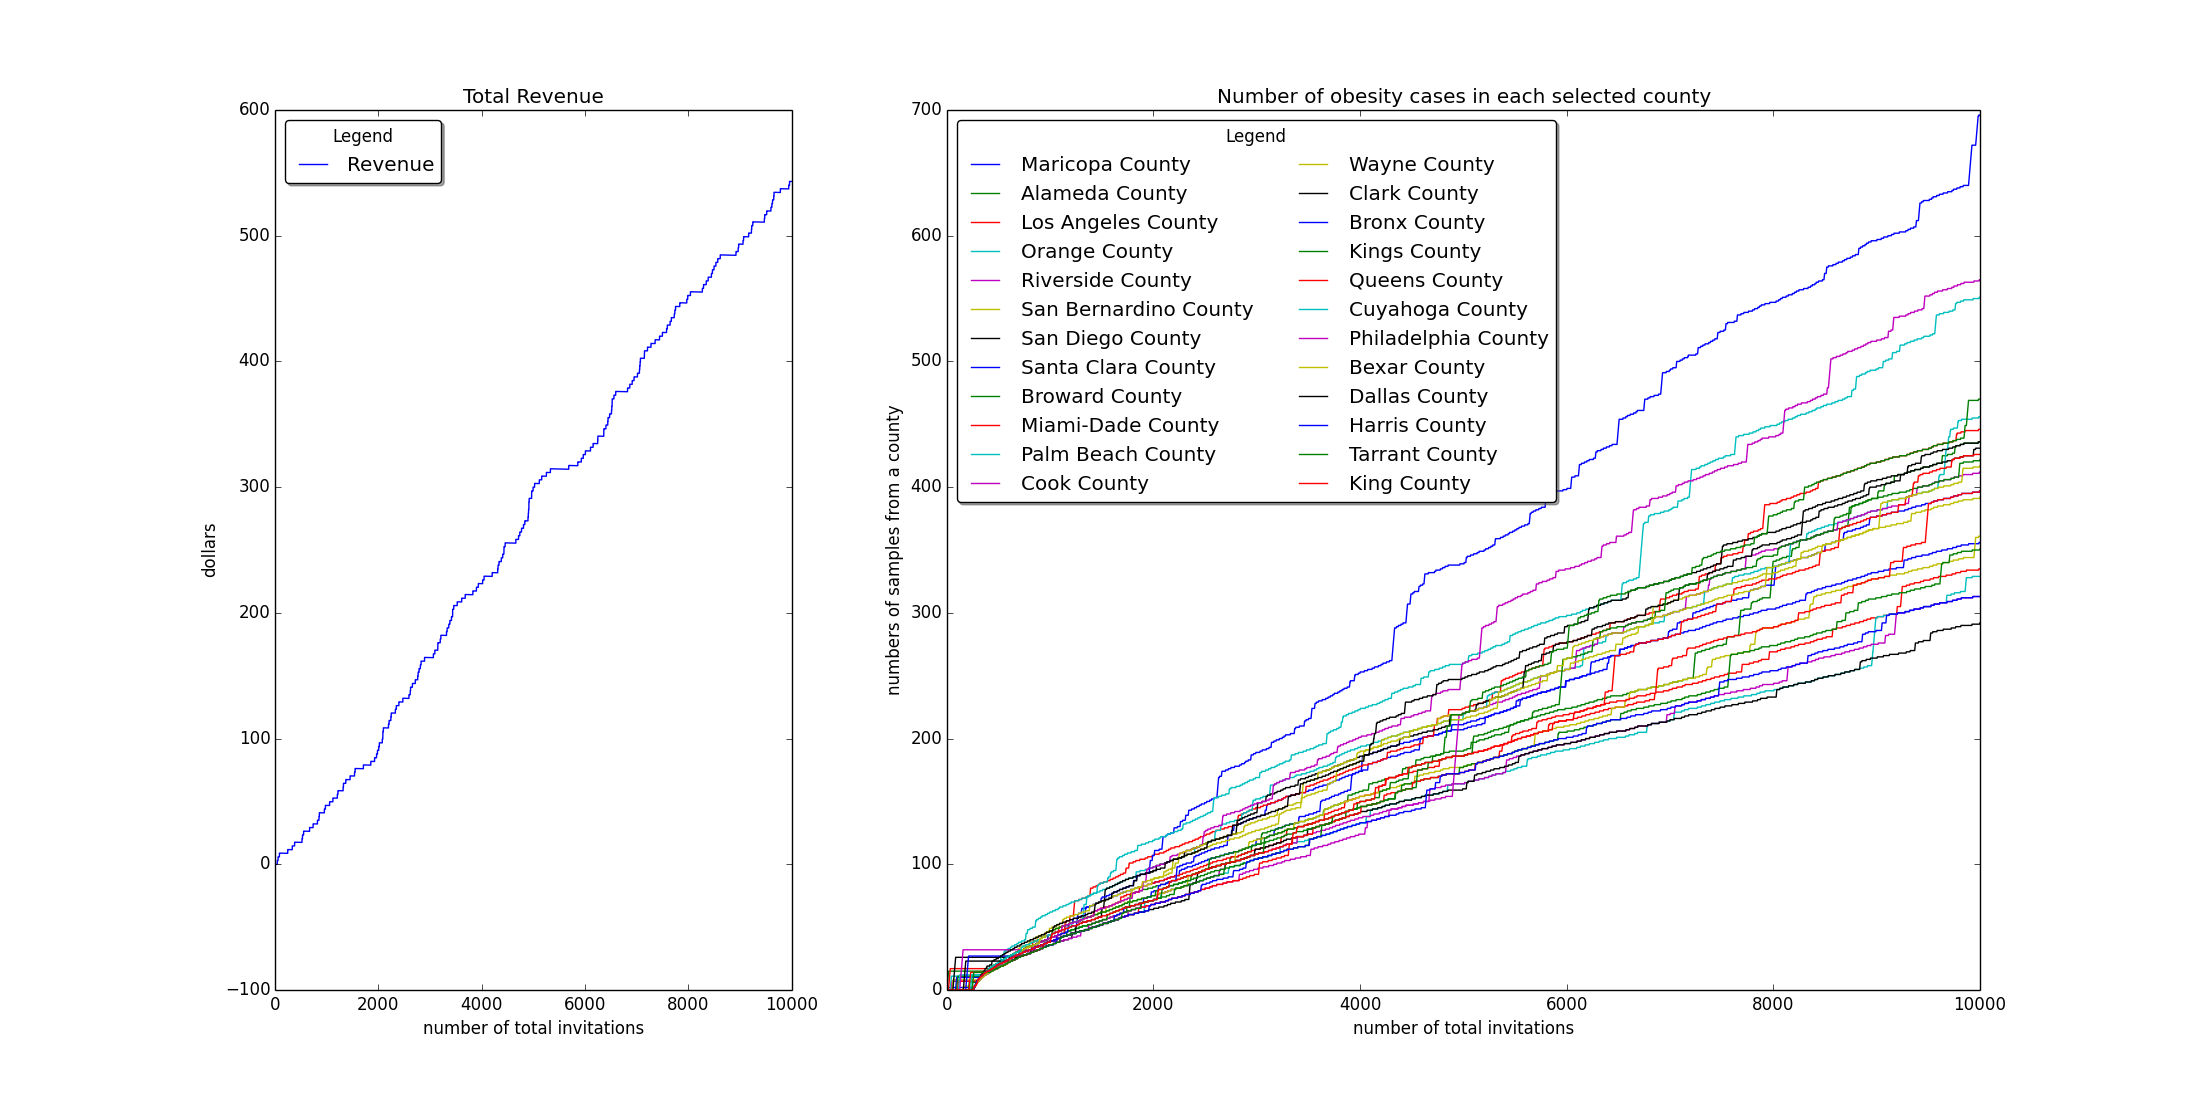

Write the Python code that produced this figure.
import numpy as np
import matplotlib.pyplot as plt
from matplotlib import gridspec

#constants
nodata = "No Data"
    
#parameters
earn_money = 2.99
cost = 0.001
total_invi = 10000
m = 100
buy_rate = 0.2
epsilon = 0.2
total_case = []
pos_case = []
revenue = []
county_idx = []
round_idx = 0

    
# Data lists
state = []
county = []
num_2013 = []
per_2013 = []

# function to play arm
def play_arm(round,arm_idx,proba):
    global revenue
    global cost
    global buyrate
    global earn_money
    global county_idx
    global pos_case
    global total_case
    sample = np.random.rand()
    revenue[round] = revenue[round-1]
    revenue[round] -= cost
    # if we select positive case
    if sample < proba:
        pos_case[arm_idx][round] = pos_case[arm_idx][round-1] + 1
        buy = np.random.rand()
        # if he buys app
        if buy < buy_rate:
            revenue[round] += earn_money
    else:
        pos_case[arm_idx][round] = pos_case[arm_idx][round-1]
    #renew statistics of each round
    total_case[arm_idx][round] = total_case[arm_idx][round-1] + 1
    for i in range(0,len(county_idx)):
        if i != arm_idx:
            pos_case[i][round] = pos_case[i][round-1]
            total_case[i][round] = total_case[i][round-1]

def ucb(round_idx,len):
    global pos_case
    global total_case
    ucb = np.zeros(len)
    for i in range(0,len):
        if pos_case[:,round_idx][i] == 0 or round_idx == 1:
            ucb[i] = np.inf
        else:
            ucb[i] = float(pos_case[:,round_idx][i])/total_case[:,round_idx][i] + np.sqrt(2*np.log(round_idx-1)/total_case[:,round_idx][i])
    return np.argmax(ucb)  

#read data from file
with open('Q2.csv') as f:
    lines = f.readlines()
for i in range(2,3226):
    line = lines[i].rstrip().split(',')
    state.append(line[0])
    county.append(line[2])
    if line[3] == nodata:
        num_2013.append(0)
    else:
        num_2013.append(float(line[3]))
        
    if line[4]==nodata:
        per_2013.append(0)
    else:
        per_2013.append(float(line[4])/100)

# get counties with more than 100,000 cases
for i in range(0,len(num_2013)):
    if num_2013[i] > 100000:
        county_idx.append(i)
#        print '%s, %s' %(state[i],county[i])
        
#initialize parameters
round_idx = 0
pos_case = np.zeros((len(county_idx),total_invi+1))
total_case = np.zeros((len(county_idx),total_invi+1))
revenue = np.zeros(total_invi+1)
        
print pos_case[:,round_idx]
print total_case[:,round_idx]
#print np.argmax(pos_case[:,round_idx])
#-----------------------------------------UCB1 algorithm-----------------------------------------
# pull arm for rest of round
while round_idx < total_invi:
    best_arm_idx = ucb(round_idx,len(county_idx))
    round_idx += 1
    play_arm(round_idx,best_arm_idx, per_2013[county_idx[best_arm_idx]])
    
#print np.argmax(pos_case[:,round_idx])
#print pos_case[:,round_idx]
print 'The total revenue is %f' %revenue[round_idx]

# plot
dpi = 72
xinch = 1600/dpi
yinch = 800/dpi
fig = plt.figure(figsize=(xinch,yinch))
gs = gridspec.GridSpec(1, 2, width_ratios=[1, 2]) 
#revenue plot
plot1 = plt.subplot(gs[0])
plot1.set_title('Total Revenue')
plot1.set_xlabel('number of total invitations')
plot1.set_ylabel('dollars')
plot1.plot(np.arange(total_invi+1),revenue,label='Revenue')
plot1.legend(loc="upper left", bbox_to_anchor=[0, 1],
           ncol=2, shadow=True, title="Legend", fancybox=True)

#obesity plot
plot2 = plt.subplot(gs[1])
plot2.set_title('Number of obesity cases in each selected county')
plot2.set_xlabel('number of total invitations')
plot2.set_ylabel('numbers of samples from a county')
for i in range(0,len(county_idx)):
    plot2.plot(np.arange(total_invi+1),total_case[i,:],label=county[county_idx[i]])
plot2.legend(loc="upper left", bbox_to_anchor=[0, 1],
           ncol=2, shadow=True, title="Legend", fancybox=True)
#save figure
plt.savefig('Q2(d).png')